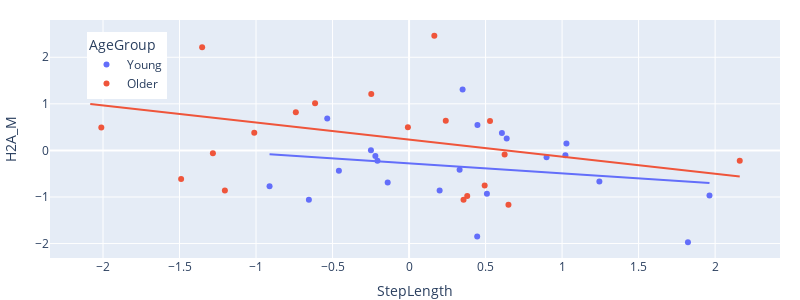
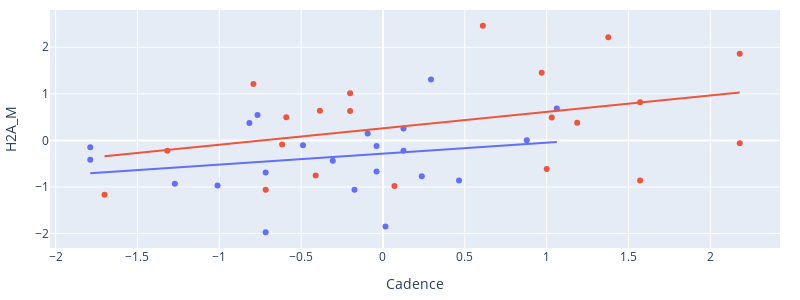

Here is the notebook cell these charts were saved with, in order:
### Code cell
scatter_plot(df, 'H2A_M')

### Figure 1 — Plotly figure (JSON) as saved in the notebook; plotly's stock layout.template omitted (floating-point values rounded to 4 significant figures)
{"data": [{"customdata": [[1.0, -0.8161, 1.21], [3.0, -1.788, 0.98], [4.0, -0.09344, 1.3], [5.0, 0.1254, 1.29], [6.0, -0.4886, 1.28], [7.0, 0.01524, 1.1], [8.0, -1.271, 1.38], [9.0, -0.7167, 1.17], [10.0, -0.174, 1.37], [11.0, -1.011, 1.31], [12.0, 0.1254, 1.05], [13.0, -0.3066, 1.02], [14.0, 0.2933, 1.12], [15.0, -0.03928, 1.54], [16.0, 0.8785, 1.1], [17.0, -1.788, 1.37], [18.0, 1.062, 1.26], [19.0, -0.03928, 1.21], [20.0, 0.4647, 1.28], [21.0, -0.7666, 1.42], [22.0, -0.7167, 1.32], [24.0, 0.237, 1.02]], "hovertemplate": "AgeGroup=Young<br>StepLength=%{x}<br>H2A_M=%{y}<br>Subject=%{customdata[0]}<br>Cadence=%{customdata[1]}<br>SpeedComf=%{customdata[2]}<extra></extra>", "legendgroup": "Young", "marker": {"color": "#636efa", "symbol": "circle"}, "mode": "markers", "name": "Young", "orientation": "v", "showlegend": true, "type": "scatter", "x": [0.6068, 0.3303, 1.028, 0.638, 1.022, 0.4452, 0.5087, -0.1396, -0.6546, 1.963, -0.2067, -0.4585, 0.3499, 1.244, -0.2491, 0.8985, -0.5347, -0.2203, 0.1998, 0.4469, 1.823, -0.9117], "xaxis": "x", "y": [0.3762, -0.4134, 0.1475, 0.2562, -0.1042, -1.85, -0.9311, -0.6864, -1.057, -0.9694, -0.2194, -0.4375, 1.31, -0.6681, 0.002124, -0.145, 0.6876, -0.1187, -0.8596, 0.5452, -1.974, -0.7691], "yaxis": "y"}, {"hovertemplate": "<b>OLS trendline</b><br>H2A_M = -0.214112 * StepLength + -0.278973<br>R<sup>2</sup>=0.043775<br><br>AgeGroup=Young<br>StepLength=%{x}<br>H2A_M=%{y} <b>(trend)</b><extra></extra>", "legendgroup": "Young", "marker": {"color": "#636efa", "symbol": "circle"}, "mode": "lines", "name": "Young", "showlegend": false, "type": "scatter", "x": [-0.9117, -0.6546, -0.5347, -0.4585, -0.2491, -0.2203, -0.2067, -0.1396, 0.1998, 0.3303, 0.3499, 0.4452, 0.4469, 0.5087, 0.6068, 0.638, 0.8985, 1.022, 1.028, 1.244, 1.823, 1.963], "xaxis": "x", "y": [-0.08378, -0.1388, -0.1645, -0.1808, -0.2256, -0.2318, -0.2347, -0.2491, -0.3217, -0.3497, -0.3539, -0.3743, -0.3747, -0.3879, -0.4089, -0.4156, -0.4714, -0.4977, -0.4992, -0.5453, -0.6692, -0.6993], "yaxis": "y"}, {"customdata": [[25.0, -0.2007, 1.17], [26.0, 0.9698, 1.36], [27.0, 2.18, 1.41], [29.0, 1.377, 1.42], [30.0, 1.571, 1.08], [31.0, 2.18, 1.11], [32.0, -1.701, 1.36], [33.0, 0.07012, 1.27], [34.0, -0.7167, 1.05], [35.0, 0.6102, 1.29], [36.0, -0.6161, 1.46], [38.0, -0.4111, 1.46], [40.0, 1.031, 1.34], [43.0, -0.3851, 1.44], [44.0, -0.5908, 1.18], [45.0, -1.318, 1.12], [46.0, 1.571, 1.11], [47.0, 1.0, 1.18], [48.0, -0.7913, 1.35], [49.0, -0.2007, 1.26], [50.0, 1.187, 1.23]], "hovertemplate": "AgeGroup=Older<br>StepLength=%{x}<br>H2A_M=%{y}<br>Subject=%{customdata[0]}<br>Cadence=%{customdata[1]}<br>SpeedComf=%{customdata[2]}<extra></extra>", "legendgroup": "Older", "marker": {"color": "#EF553B", "symbol": "circle"}, "mode": "markers", "name": "Older", "orientation": "v", "showlegend": true, "type": "scatter", "x": [-0.6141, -1.686, -2.083, -1.352, -1.204, -1.282, 0.6496, 0.3801, 0.356, 0.1652, 0.6244, 0.4941, -2.011, 0.2399, -0.007604, 2.161, -0.74, -1.49, -0.247, 0.529, -1.011], "xaxis": "x", "y": [1.013, 1.454, 1.86, 2.216, -0.8627, -0.06251, -1.169, -0.9763, -1.058, 2.464, -0.08757, -0.7521, 0.493, 0.639, 0.4987, -0.2193, 0.817, -0.6131, 1.209, 0.6331, 0.3817], "yaxis": "y"}, {"hovertemplate": "<b>OLS trendline</b><br>H2A_M = -0.367075 * StepLength + 0.233049<br>R<sup>2</sup>=0.135931<br><br>AgeGroup=Older<br>StepLength=%{x}<br>H2A_M=%{y} <b>(trend)</b><extra></extra>", "legendgroup": "Older", "marker": {"color": "#EF553B", "symbol": "circle"}, "mode": "lines", "name": "Older", "showlegend": false, "type": "scatter", "x": [-2.083, -2.011, -1.686, -1.49, -1.352, -1.282, -1.204, -1.011, -0.74, -0.6141, -0.247, -0.007604, 0.1652, 0.2399, 0.356, 0.3801, 0.4941, 0.529, 0.6244, 0.6496, 2.161], "xaxis": "x", "y": [0.9978, 0.9713, 0.852, 0.7798, 0.7294, 0.7036, 0.6749, 0.6043, 0.5047, 0.4585, 0.3237, 0.2358, 0.1724, 0.145, 0.1024, 0.09354, 0.05168, 0.03887, 0.003852, -0.005396, -0.5602], "yaxis": "y"}], "layout": {"height": 300, "legend": {"title": {"text": "AgeGroup"}, "tracegroupgap": 0, "x": 0.05, "xanchor": "left", "y": 0.95, "yanchor": "top"}, "margin": {"b": 0, "l": 50, "r": 20, "t": 20}, "width": 800, "xaxis": {"anchor": "y", "domain": [0, 1], "title": {"text": "StepLength"}}, "yaxis": {"anchor": "x", "domain": [0, 1], "title": {"text": "H2A_M"}}}}

### Figure 2 — Plotly figure (JSON) as saved in the notebook; plotly's stock layout.template omitted (floating-point values rounded to 4 significant figures)
{"data": [{"customdata": [[1.0, 0.6068, 1.21], [3.0, 0.3303, 0.98], [4.0, 1.028, 1.3], [5.0, 0.638, 1.29], [6.0, 1.022, 1.28], [7.0, 0.4452, 1.1], [8.0, 0.5087, 1.38], [9.0, -0.1396, 1.17], [10.0, -0.6546, 1.37], [11.0, 1.963, 1.31], [12.0, -0.2067, 1.05], [13.0, -0.4585, 1.02], [14.0, 0.3499, 1.12], [15.0, 1.244, 1.54], [16.0, -0.2491, 1.1], [17.0, 0.8985, 1.37], [18.0, -0.5347, 1.26], [19.0, -0.2203, 1.21], [20.0, 0.1998, 1.28], [21.0, 0.4469, 1.42], [22.0, 1.823, 1.32], [24.0, -0.9117, 1.02]], "hovertemplate": "AgeGroup=Young<br>Cadence=%{x}<br>H2A_M=%{y}<br>Subject=%{customdata[0]}<br>StepLength=%{customdata[1]}<br>SpeedComf=%{customdata[2]}<extra></extra>", "legendgroup": "Young", "marker": {"color": "#636efa", "symbol": "circle"}, "mode": "markers", "name": "Young", "orientation": "v", "showlegend": true, "type": "scatter", "x": [-0.8161, -1.788, -0.09344, 0.1254, -0.4886, 0.01524, -1.271, -0.7167, -0.174, -1.011, 0.1254, -0.3066, 0.2933, -0.03928, 0.8785, -1.788, 1.062, -0.03928, 0.4647, -0.7666, -0.7167, 0.237], "xaxis": "x", "y": [0.3762, -0.4134, 0.1475, 0.2562, -0.1042, -1.85, -0.9311, -0.6864, -1.057, -0.9694, -0.2194, -0.4375, 1.31, -0.6681, 0.002124, -0.145, 0.6876, -0.1187, -0.8596, 0.5452, -1.974, -0.7691], "yaxis": "y"}, {"hovertemplate": "<b>OLS trendline</b><br>H2A_M = 0.23599 * Cadence + -0.28498<br>R<sup>2</sup>=0.051484<br><br>AgeGroup=Young<br>Cadence=%{x}<br>H2A_M=%{y} <b>(trend)</b><extra></extra>", "legendgroup": "Young", "marker": {"color": "#636efa", "symbol": "circle"}, "mode": "lines", "name": "Young", "showlegend": false, "type": "scatter", "x": [-1.788, -1.788, -1.271, -1.011, -0.8161, -0.7666, -0.7167, -0.7167, -0.4886, -0.3066, -0.174, -0.09344, -0.03928, -0.03928, 0.01524, 0.1254, 0.1254, 0.237, 0.2933, 0.4647, 0.8785, 1.062], "xaxis": "x", "y": [-0.707, -0.707, -0.585, -0.5236, -0.4776, -0.4659, -0.4541, -0.4541, -0.4003, -0.3573, -0.326, -0.307, -0.2942, -0.2942, -0.2814, -0.2554, -0.2554, -0.2291, -0.2158, -0.1753, -0.07767, -0.03435], "yaxis": "y"}, {"customdata": [[25.0, -0.6141, 1.17], [26.0, -1.686, 1.36], [27.0, -2.083, 1.41], [29.0, -1.352, 1.42], [30.0, -1.204, 1.08], [31.0, -1.282, 1.11], [32.0, 0.6496, 1.36], [33.0, 0.3801, 1.27], [34.0, 0.356, 1.05], [35.0, 0.1652, 1.29], [36.0, 0.6244, 1.46], [38.0, 0.4941, 1.46], [40.0, -2.011, 1.34], [43.0, 0.2399, 1.44], [44.0, -0.007604, 1.18], [45.0, 2.161, 1.12], [46.0, -0.74, 1.11], [47.0, -1.49, 1.18], [48.0, -0.247, 1.35], [49.0, 0.529, 1.26], [50.0, -1.011, 1.23]], "hovertemplate": "AgeGroup=Older<br>Cadence=%{x}<br>H2A_M=%{y}<br>Subject=%{customdata[0]}<br>StepLength=%{customdata[1]}<br>SpeedComf=%{customdata[2]}<extra></extra>", "legendgroup": "Older", "marker": {"color": "#EF553B", "symbol": "circle"}, "mode": "markers", "name": "Older", "orientation": "v", "showlegend": true, "type": "scatter", "x": [-0.2007, 0.9698, 2.18, 1.377, 1.571, 2.18, -1.701, 0.07012, -0.7167, 0.6102, -0.6161, -0.4111, 1.031, -0.3851, -0.5908, -1.318, 1.571, 1.0, -0.7913, -0.2007, 1.187], "xaxis": "x", "y": [1.013, 1.454, 1.86, 2.216, -0.8627, -0.06251, -1.169, -0.9763, -1.058, 2.464, -0.08757, -0.7521, 0.493, 0.639, 0.4987, -0.2193, 0.817, -0.6131, 1.209, 0.6331, 0.3817], "yaxis": "y"}, {"hovertemplate": "<b>OLS trendline</b><br>H2A_M = 0.352774 * Cadence + 0.260651<br>R<sup>2</sup>=0.137346<br><br>AgeGroup=Older<br>Cadence=%{x}<br>H2A_M=%{y} <b>(trend)</b><extra></extra>", "legendgroup": "Older", "marker": {"color": "#EF553B", "symbol": "circle"}, "mode": "lines", "name": "Older", "showlegend": false, "type": "scatter", "x": [-1.701, -1.318, -0.7913, -0.7167, -0.6161, -0.5908, -0.4111, -0.3851, -0.2007, -0.2007, 0.07012, 0.6102, 0.9698, 1.0, 1.031, 1.187, 1.377, 1.571, 1.571, 2.18, 2.18], "xaxis": "x", "y": [-0.3394, -0.2042, -0.01851, 0.007807, 0.04329, 0.05223, 0.1156, 0.1248, 0.1898, 0.1898, 0.2854, 0.4759, 0.6028, 0.6136, 0.6244, 0.6792, 0.7463, 0.8148, 0.8148, 1.03, 1.03], "yaxis": "y"}], "layout": {"height": 300, "legend": {"title": {"text": "AgeGroup"}, "tracegroupgap": 0}, "margin": {"b": 40, "l": 50, "r": 20, "t": 10}, "showlegend": false, "width": 800, "xaxis": {"anchor": "y", "domain": [0, 1], "title": {"text": "Cadence"}}, "yaxis": {"anchor": "x", "domain": [0, 1], "title": {"text": "H2A_M"}}}}
